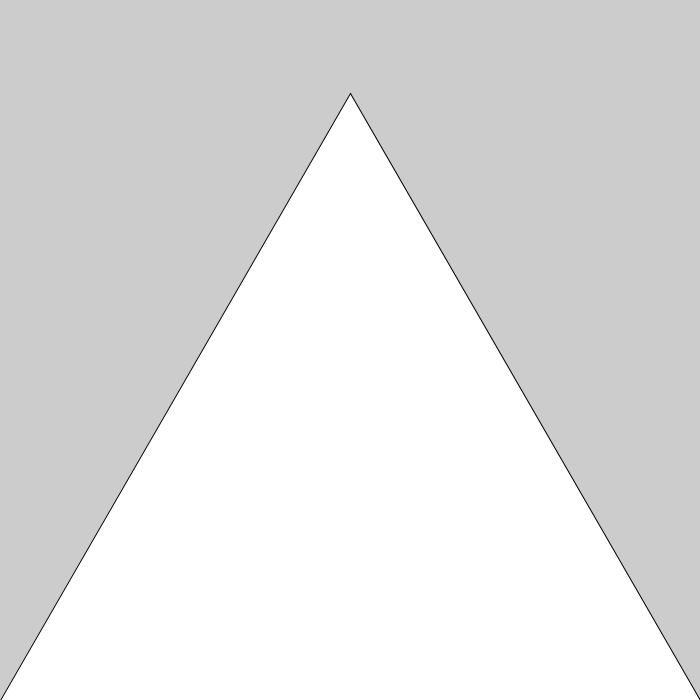
Frame 1 (no input)
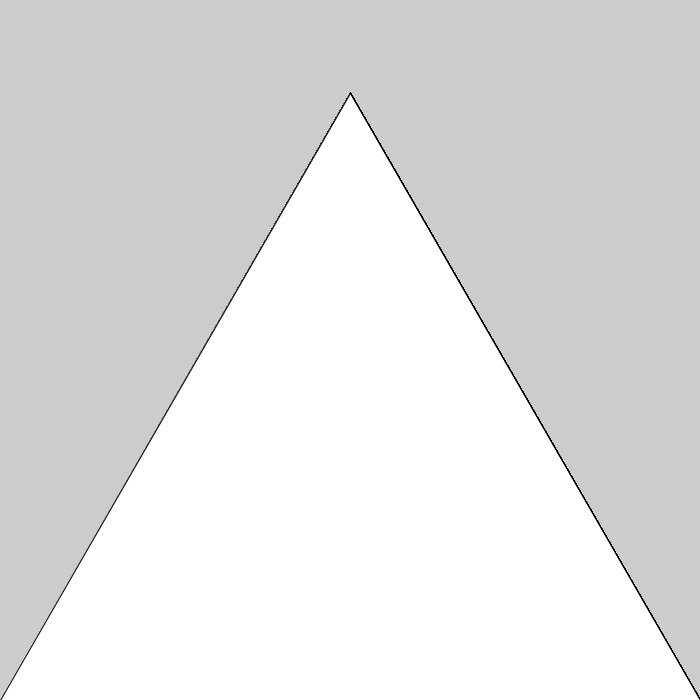
Frame 60 (the mouse pressed at the canvas centre just before this capture)
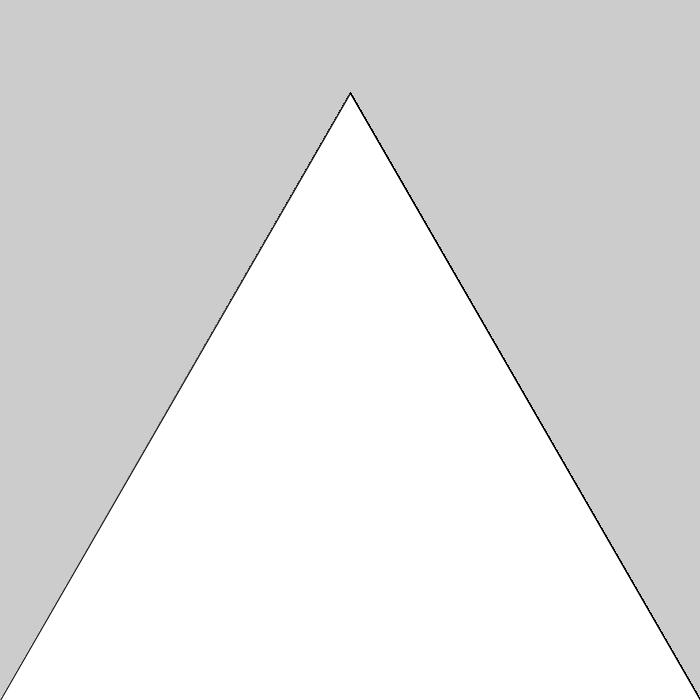
Frame 120 (the mouse held since frame 60 and released just before this capture)

The Processing sketch that drew these frames (run headless with seeded random() and noise(); from frame 60 on, the mouse is pressed at the canvas centre):

// Processing sketch: Week2_Sketch1
// ── Week2_Sketch1.pde
//making an equliateral triangle

float X1, Y1, X2, Y2, X3, Y3;

void setup(){
  size(700, 700);
  X1 = width*.5;
  Y1 = width-width*.5*sqrt(3);
  X2 = 0;
  Y2 = width;
  X3 = width;
  Y3 = width;
}

void draw(){
  triangle(X1, Y1, X2, Y2, X3, Y3);
}
